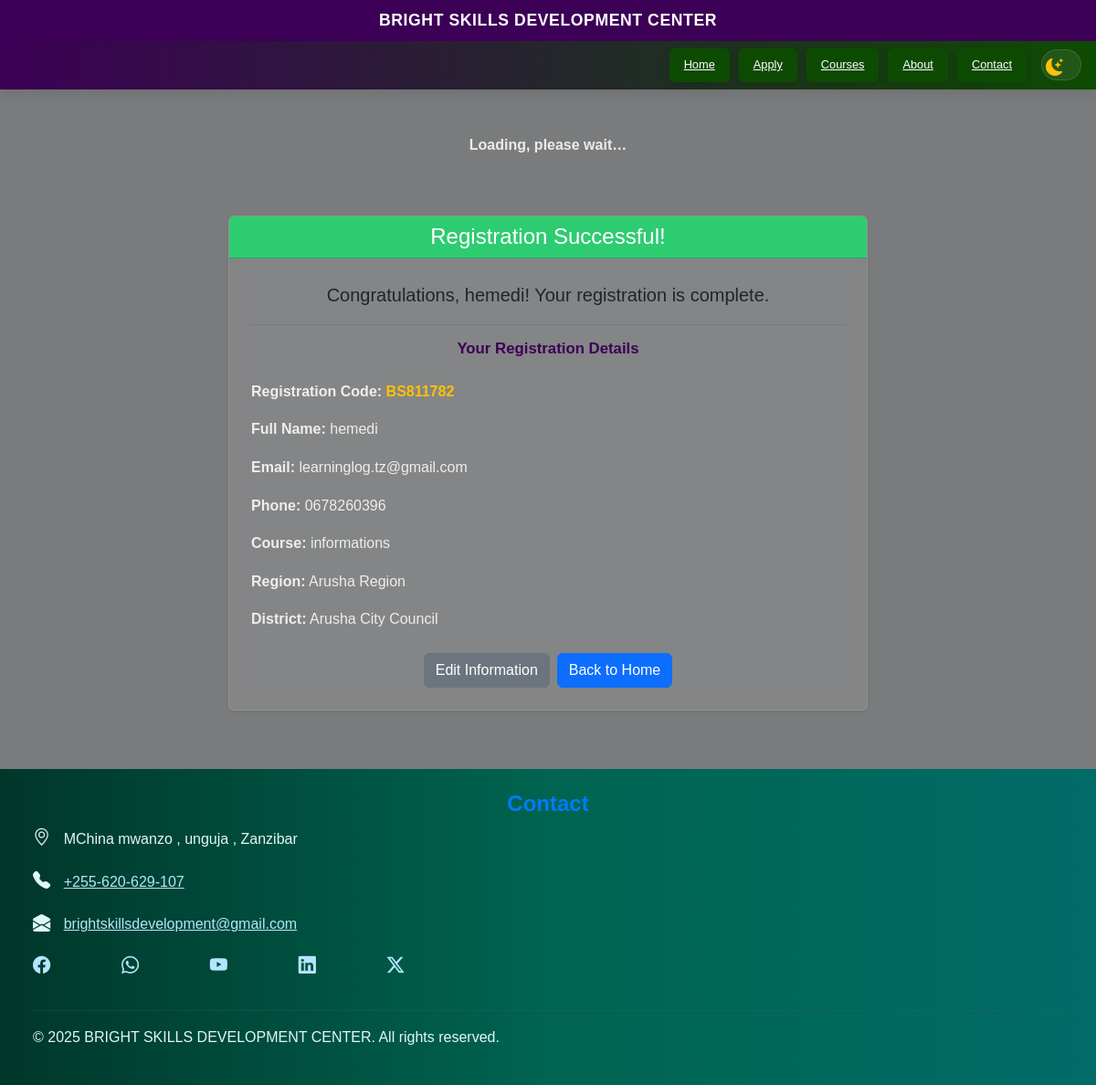
Screenshot of /students/success/1/ with the database file from the repository.
### apply/models.py (models this page shows, shortened)
class Student(models.Model):
    GENDER_CHOICES = (('M','Male'),('F','Female'))
    code = models.CharField(max_length=32, unique=True, editable=False)
    fullname = models.CharField(max_length=200)
    email = models.EmailField()
    gender = models.CharField(max_length=1, choices=GENDER_CHOICES, default='M')
    phone = models.CharField(max_length=20, blank=True)
    course = models.ForeignKey(Course, on_delete=models.SET_NULL, null=True, blank=True, related_name='students')
    region = models.ForeignKey(Region, on_delete=models.SET_NULL, null=True, blank=True)
    district = models.ForeignKey(District, on_delete=models.SET_NULL, null=True, blank=True)
    session = models.ForeignKey(Session, on_delete=models.SET_NULL, null=True, blank=True)
    created_at = models.DateTimeField(auto_now_add=True)

class Course(models.Model):
    course_id = models.CharField(max_length=20, unique=True, blank=True)  # human id / code
    title = models.CharField(max_length=200)
    lecturer = models.CharField(max_length=120, blank=True)
    duration_months = models.PositiveSmallIntegerField(default=1, help_text="Duration in months")
    cost = models.DecimalField(max_digits=10, decimal_places=2, default=0.00)
    description = models.TextField(blank=True)
    sessions = models.ManyToManyField(Session, blank=True, related_name='courses')

class Region(models.Model):
    name = models.CharField(max_length=120, unique=True)

class District(models.Model):
    region = models.ForeignKey(Region, on_delete=models.CASCADE, related_name='districts')
    name = models.CharField(max_length=120)
    class Meta:
        unique_together = ('region', 'name')

### apply/views.py (the view)
# urls.py: path('students/success/<int:student_id>/', views.registration_success, name='registration_success'),
def registration_success(request, student_id):
    student = get_object_or_404(Student, id=student_id)
    return render(request, 'applications/registration_success.html', {'student': student})

### apply/templates/applications/registration_success.html (shortened to what this page needs)
{% extends 'applications/base.html' %}
{% block content %}
<div class="container my-5">
    <div class="card shadow-sm" style="max-width: 700px; margin: auto; border: 1px solid var(--glass-border);
        background: var(--glass-bg);
        backdrop-filter: blur(10px);
        -webkit-backdrop-filter: blur(10px);
        box-shadow: 0 8px 32px 0 rgba(31, 38, 135, 0.15);
    ">
        <div class="card-header text-white text-center" style="background-color: var(--toast-success);">
            <h2 class="h4 mb-0">Registration Successful!</h2>
        </div>
        <div class="card-body p-4">
            <p class="lead text-center">Congratulations, <strong>{{ student.fullname }}</strong>! Your registration is complete.</p>
            <hr>
            <h5 class="card-title text-center mb-4">Your Registration Details</h5>
            <p style="color: #eee;"><strong>Registration Code:</strong> <span class="text-warning fw-bold">{{ student.code }}</span></p>
            <p style="color: #eee;"><strong>Full Name:</strong> {{ student.fullname }}</p>
            <p style="color: #eee;"><strong>Email:</strong> {{ student.email }}</p>
            <p style="color: #eee;"><strong>Phone:</strong> {{ student.phone }}</p>
            <p style="color: #eee;"><strong>Course:</strong> {{ student.course.title }}</p>
            <p style="color: #eee;"><strong>Region:</strong> {{ student.region.name }}</p>
            <p style="color: #eee;"><strong>District:</strong> {{ student.district.name }}</p>
            <div class="text-center mt-4 d-flex justify-content-center gap-2">
                <a href="{% url 'applications:edit_student' student_id=student.id %}" class="btn btn-secondary">Edit Information</a>
                <a href="{% url 'applications:home' %}" class="btn btn-primary">Back to Home</a>
            </div>
        </div>
    </div>
</div>
{% endblock content %}

### apply/templates/applications/base.html (shortened to what this page needs)
{% load static %}
<!DOCTYPE html>
<html lang="en">
<head>
  <link href="https://cdn.jsdelivr.net/npm/bootstrap@5.3.8/dist/css/bootstrap.min.css" rel="stylesheet">
  <link href="https://cdn.jsdelivr.net/npm/bootstrap-icons/font/bootstrap-icons.css" rel="stylesheet">
  <link href="https://cdn.jsdelivr.net/npm/select2@4.1.0-rc.0/dist/css/select2.min.css" rel="stylesheet" />
<link href="https://cdn.jsdelivr.net/npm/select2-bootstrap-5-theme@1.3.0/dist/select2-bootstrap-5-theme.min.css" rel="stylesheet" />
  <link href="{% static 'css/style.css' %}" rel="stylesheet">
</head>
<body>
  <header>
    <h1 class="site-title">BRIGHT SKILLS DEVELOPMENT CENTER</h1>
    <div class="header-inner">
      <nav class="nav-bar">
        <ul class="nav-links">
          <li><a href="{% url 'applications:home' %}">Home</a></li>
          <li><a href="{% url 'applications:add_student' %}">Apply</a></li>
          <li><a href="{% url 'applications:course_list' %}">Courses</a></li>
          <li><a href="#about">About</a></li>
          <li><a href="#contact">Contact</a></li>
        </ul>
      </nav>
      <div class="theme-toggler" id="theme-toggler" title="Toggle light/dark theme">
        <i class="bi bi-moon-stars-fill icon moon"></i>
      </div>
    </div>
  </header>
  <div class="loading-overlay" id="loading-overlay" role="status" aria-hidden="true">
    <div style="text-align:center;">
      <div style="height:8px"></div>
      <div class="loader-bar" aria-hidden="true"></div>
      <p style="color:rgba(255,255,255,0.85); margin-top:10px; font-weight:600;">Loading, please wait…</p>
    </div>
  </div>
  {% block content %}{% endblock content %}
  <footer>
        <section id="contact" class="contact" >
          <h2>Contact</h2>
          <p>
            <i class="bi bi-geo-alt"></i> MChina mwanzo , unguja , Zanzibar
          </p>
          <p><i class="bi bi-telephone-fill"></i>
              <a href="tel:+255620629107">
                +255-620-629-107
              </a>
          </p>
          <p>
            <i class="bi bi-envelope-open-fill"></i>
            <a href="mailto:brightskillsdevelopment@gmail.com">
              brightskillsdevelopment@gmail.com
            </a>
          </p>
          <p class="social">
            <a href="#"><i class="bi bi-facebook"></i></a>
          <a href="https://wa.me/255775595959">
                 <i class="bi bi-whatsapp"></i>
            </a>
            <a href="#"><i class="bi bi-youtube"></i></a>
            <a href="#"><i class="bi bi-linkedin"></i></a>
            <a href="#"><i class="bi bi-twitter-x"></i></a>
          </p>
        </section>
        <hr>
        <p>&copy; 2025 BRIGHT SKILLS DEVELOPMENT CENTER. All rights reserved.</p>
    </footer>
</body>
</html>

### apply/static/css/style.css (style rules this page uses)
*,*::after,*::before { margin: 0; padding: 0; box-sizing: border-box; list-style-type: none; text-decoration: none; }
:root { --color-primary-dark: #3c0056; --color-primary-light: #0e4b02; --color-accent-1: #ffc107; --color-accent-2: #e69a00; --color-secondary-link: #007bff; --color-text-dark: #333; --color-background: #7a7b7c; --color-card-bg: #ffffff; --color-white: white; --transition-speed: 0.3s; --glass-bg: rgba(255,255,255,0.08); --glass-border: rgba(255,255,255,0.12); --accent-gradient: linear-gradient(135deg,#7ee8fa 0%, #80ff72 100%); --accent-gradient-2: linear-gradient(135deg,#ff7a59 0%, #ffb86b 100%); --toast-success: #2ecc71; --toast-error: #e74c3c; --toast-info: #3498db; }
body { transition: background-color var(--transition-speed) ease, color var(--transition-speed) ease; }
body { font-family: 'Arial', sans-serif; background-color: var(--color-background); color: var(--color-text-dark); line-height: 1.6; display: grid; min-height: 100vh; grid-template-rows: auto 1fr auto; }
header { position: sticky; top: 0; z-index: 9999; background: linear-gradient(to right, var(--color-primary-dark), var(--color-primary-light)); box-shadow: 0 6px 14px rgba(0,0,0,0.08); }
.site-title { text-align: center; padding: 0.75rem 1rem; background-color: var(--color-primary-dark); font-size: 1.5rem; font-weight: 900; color: var(--color-white); letter-spacing: .8px; }
.header-inner { max-width: 1200px; margin: 0 auto; padding: 0.5rem 1rem; display: flex; align-items: center; justify-content: flex-end; overflow-x: auto; -webkit-overflow-scrolling: touch; -ms-overflow-style: none; scrollbar-width: none; }
.site-title { margin: 0; font-size: 1.1rem; font-weight: 900; letter-spacing: .6px; color: var(--color-white); }
h1 { margin: 1.5% 0; font-size: 1.2rem; padding: 0 1%; font-weight: 900; }
.nav-bar { display: flex; align-items: center; justify-content: center; }
.nav-links { display: flex; gap: 10px; justify-content: space-evenly; margin: 0; padding: 0; list-style: none; flex-wrap: nowrap; white-space: nowrap; font-size: 0.8rem; }
.nav-links a { display: inline-block; padding: 0.5rem 1rem; color: var(--color-white); background-color: var(--color-primary-light); border-radius: 6px; box-shadow: 0 4px 12px rgba(0,0,0,0.1); transition: transform .2s ease, filter .2s ease, box-shadow .2s ease; }
h2 { font-size: 24px; margin-bottom: .5rem; color: var(--color-secondary-link); text-align: center; font-weight: 900; }
hr { margin: 1rem 0; border: 0; height: 1px; background-color: #5d5d5d; }
i { margin-right: 10px; font-size: 1.2rem; }
.card-title { font-size: 20px; color: var(--color-primary-dark); }
footer { padding: 2% 3%; color: #e0f7fa; background: linear-gradient(to right, #00372a, #006450, #016b68); display: flex; flex-direction: column; margin-top: 1rem; }
.social { display: flex; align-items: flex-start; justify-content: flex-start; gap: 6%; }
footer a { color: #b3e5fc; transition: color var(--transition-speed); }
.card-title { margin: 0 0 6px 0; font-size: 1.05rem; color: var(--color-primary-dark); font-weight:700; }
.theme-toggler { display: flex; align-items: center; justify-content: center; background: var(--glass-bg); border: 1px solid var(--glass-border); border-radius: 50px; padding: 0.25rem; cursor: pointer; margin-left: 1rem; }
.theme-toggler .icon { width: 24px; height: 24px; color: var(--color-accent-1); transition: transform var(--transition-speed) ease; }

### rows the page displays
Student: fullname "hemedi", code "BS811782", email "learninglog.tz@gmail.com", phone "0678260396", course "informations", region.name "Arusha Region", district.name "Arusha City Council"
